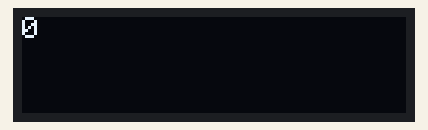
Simulated run of this program. Board: CircuitPython board. On the bench: 128×32 one-colour display. At 0.3 s the program ends and the board releases its pins; the recording ends there.

Above: at 0.17 s.

The program:

06_text.py
```python
import adafruit_ssd1306
import board
import busio

BLACK = 0
WHITE = 1
ALPHA_NUMERIC = [
    'abcdefghijklmnopqrstu',
    'vwxyzABCDEFGHIJKLMNOP',
    'QRSTUVWXYZ0123456789',
]


def countdown(oled, start):
    for i in range(start, -1, -1):
        oled.fill(BLACK)
        oled.text(str(i), 0, 0, WHITE)
        oled.show()


def show_alpha_numeric(oled):
    for i, text in enumerate(ALPHA_NUMERIC):
        oled.text(text, 0, 10 * i, WHITE)
        oled.show()


def main():
    i2c = busio.I2C(board.SCL, board.SDA)
    oled = adafruit_ssd1306.SSD1306_I2C(128, 32, i2c)
    oled.fill(BLACK)
    countdown(oled, 10)
    oled.fill(BLACK)
    show_alpha_numeric(oled)


main()
```
